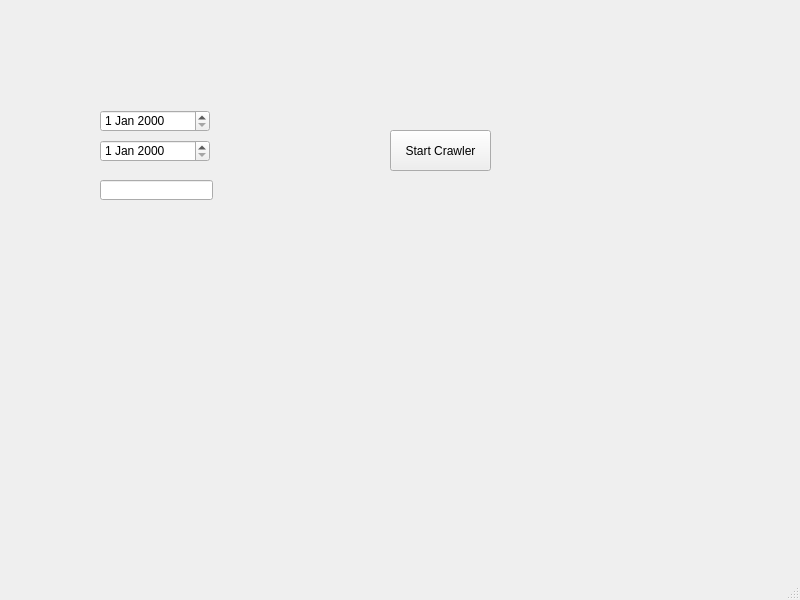
<?xml version="1.0" encoding="UTF-8"?>
<ui version="4.0">
 <class>MainWindow</class>
 <widget class="QMainWindow" name="MainWindow">
  <property name="geometry">
   <rect>
    <x>0</x>
    <y>0</y>
    <width>800</width>
    <height>600</height>
   </rect>
  </property>
  <property name="windowTitle">
   <string>MainWindow</string>
  </property>
  <widget class="QWidget" name="centralwidget">
   <widget class="QPushButton" name="pushButton">
    <property name="geometry">
     <rect>
      <x>390</x>
      <y>130</y>
      <width>101</width>
      <height>41</height>
     </rect>
    </property>
    <property name="text">
     <string>Start Crawler</string>
    </property>
   </widget>
   <widget class="QDateEdit" name="StarDate">
    <property name="geometry">
     <rect>
      <x>100</x>
      <y>110</y>
      <width>110</width>
      <height>22</height>
     </rect>
    </property>
   </widget>
   <widget class="QDateEdit" name="EndDate">
    <property name="geometry">
     <rect>
      <x>100</x>
      <y>140</y>
      <width>110</width>
      <height>22</height>
     </rect>
    </property>
   </widget>
   <widget class="QLineEdit" name="Num">
    <property name="geometry">
     <rect>
      <x>100</x>
      <y>180</y>
      <width>113</width>
      <height>20</height>
     </rect>
    </property>
   </widget>
  </widget>
  <widget class="QMenuBar" name="menubar">
   <property name="geometry">
    <rect>
     <x>0</x>
     <y>0</y>
     <width>800</width>
     <height>23</height>
    </rect>
   </property>
  </widget>
  <widget class="QStatusBar" name="statusbar"/>
 </widget>
 <resources/>
 <connections/>
</ui>
